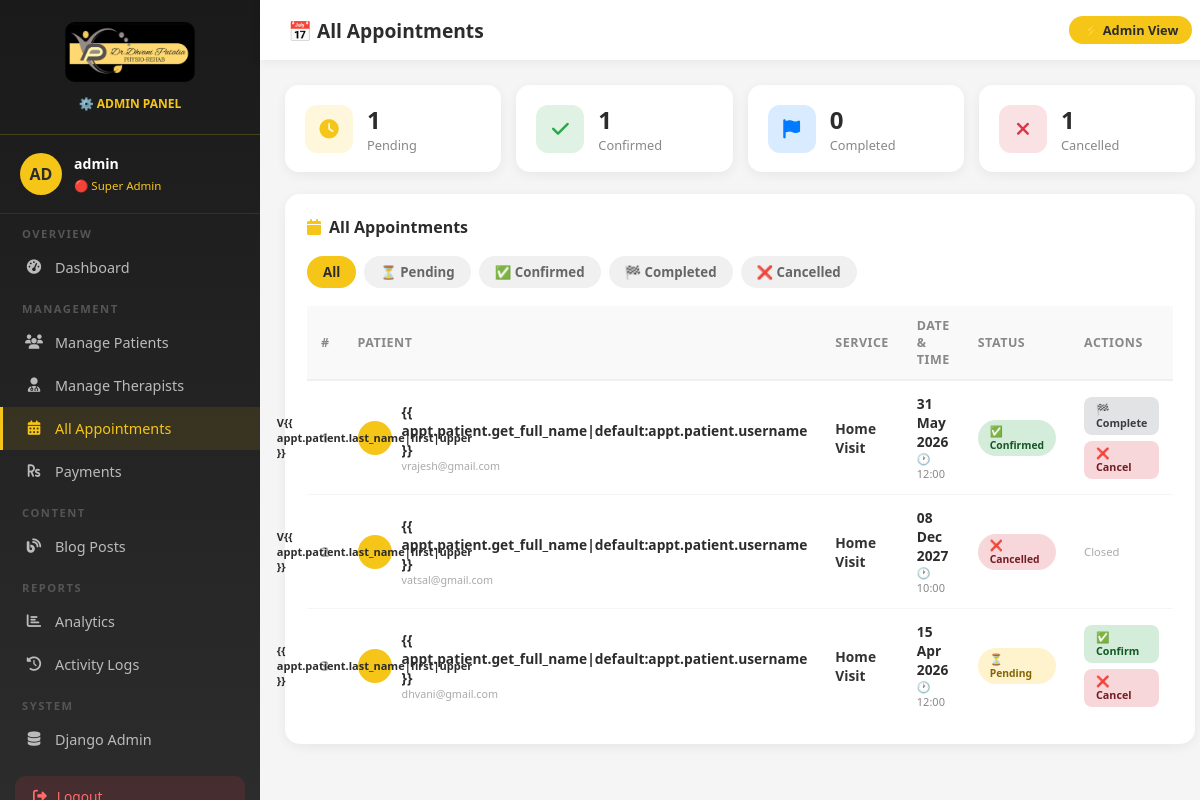
The page /admin-appointments (signed in) on the database its author committed.
### core/models.py (models this page shows, shortened)
class Appointment(models.Model):
    STATUS_CHOICES = [
        ('pending', 'Pending'),
        ('confirmed', 'Confirmed'),
        ('completed', 'Completed'),
        ('cancelled', 'Cancelled'),
    ]
    SERVICE_CHOICES = [
        ('orthopedic', 'Orthopedic Therapy'),
        ('neurological', 'Neurological Rehab'),
        ('sports', 'Sports Rehabilitation'),
        ('pediatric', 'Pediatric Therapy'),
        ('womens', "Women's Health"),
        ('home_visit', 'Home Visit'),
    ]
    TIME_CHOICES = [
        ('09:00', '9:00 AM'), ('10:00', '10:00 AM'),
        ('11:00', '11:00 AM'), ('12:00', '12:00 PM'),
        ('14:00', '2:00 PM'), ('15:00', '3:00 PM'),
        ('16:00', '4:00 PM'), ('17:00', '5:00 PM'),
    ]
    patient = models.ForeignKey(User, on_delete=models.CASCADE, related_name='appointments')
    service = models.CharField(max_length=50, choices=SERVICE_CHOICES)
    date = models.DateField()
    time = models.CharField(max_length=10, choices=TIME_CHOICES)
    notes = models.TextField(blank=True, null=True)
    status = models.CharField(max_length=20, choices=STATUS_CHOICES, default='pending')
    created_at = models.DateTimeField(auto_now_add=True)
    class Meta:
        ordering = ['-created_at']

### core/views.py (the view)
# urls.py: path('admin-appointments', views.admin_appointments, name='admin_appointments'),
@login_required(login_url='/login')
def admin_appointments(request):
    if not request.user.is_superuser:
        return redirect('/client-dashboard')
    all_appointments = Appointment.objects.all().order_by('-created_at')
    pending = all_appointments.filter(status='pending')
    confirmed = all_appointments.filter(status='confirmed')
    completed = all_appointments.filter(status='completed')
    cancelled = all_appointments.filter(status='cancelled')
    return render(request, 'admin_appointments.html', {
        'user': request.user,
        'all_appointments': all_appointments,
        'pending_count': pending.count(),
        'confirmed_count': confirmed.count(),
        'completed_count': completed.count(),
        'cancelled_count': cancelled.count(),
    })

### templates/admin_appointments.html (shortened to what this page needs)
{% load static %}
<!DOCTYPE html>
<html lang="en">
<head>
    <link href="https://cdnjs.cloudflare.com/ajax/libs/font-awesome/6.4.0/css/all.min.css" rel="stylesheet">
</head>
<body>
    <aside class="sidebar">
        <div class="sidebar-logo">
            <img src="{% static 'images/Dhvani_Patalia.jpeg' %}" alt="Logo">
            <p>⚙️ ADMIN PANEL</p>
        </div>
        <div class="sidebar-user">
            <div class="user-avatar">AD</div>
            <div class="user-info">
                <h4>{{ user.username }}</h4>
                <span>🔴 Super Admin</span>
            </div>
        </div>
        <nav>
            <div class="nav-section">Overview</div>
            <a href="/admin-dashboard" class="nav-item"><i class="fas fa-tachometer-alt"></i> Dashboard</a>
            <div class="nav-section">Management</div>
            <a href="/admin-patients" class="nav-item"><i class="fas fa-users"></i> Manage Patients</a>
            <a href="#" class="nav-item"><i class="fas fa-user-md"></i> Manage Therapists</a>
            <a href="/admin-appointments" class="nav-item active"><i class="fas fa-calendar-alt"></i> All
                Appointments</a>
            <a href="#" class="nav-item"><i class="fas fa-rupee-sign"></i> Payments</a>
            <div class="nav-section">Content</div>
            <a href="#" class="nav-item"><i class="fas fa-blog"></i> Blog Posts</a>
            <div class="nav-section">Reports</div>
            <a href="#" class="nav-item"><i class="fas fa-chart-bar"></i> Analytics</a>
            <a href="#" class="nav-item"><i class="fas fa-history"></i> Activity Logs</a>
            <div class="nav-section">System</div>
            <a href="/admin/" class="nav-item"><i class="fas fa-database"></i> Django Admin</a>
        </nav>
        <a href="/logout" class="logout-btn"><i class="fas fa-sign-out-alt"></i> Logout</a>
    </aside>
    <div class="main-content">
        <div class="topbar">
            <h1>📅 All Appointments</h1>
            <span class="topbar-badge">⚡ Admin View</span>
        </div>
        <div class="dashboard-body">
            <div class="stat-row">
                <div class="stat-card">
                    <div class="stat-icon yellow"><i class="fas fa-clock"></i></div>
                    <div class="stat-info">
                        <h3>{{ pending_count }}</h3>
                        <p>Pending</p>
                    </div>
                </div>
                <div class="stat-card">
                    <div class="stat-icon green"><i class="fas fa-check"></i></div>
                    <div class="stat-info">
                        <h3>{{ confirmed_count }}</h3>
                        <p>Confirmed</p>
                    </div>
                </div>
                <div class="stat-card">
                    <div class="stat-icon blue"><i class="fas fa-flag"></i></div>
                    <div class="stat-info">
                        <h3>{{ completed_count }}</h3>
                        <p>Completed</p>
                    </div>
                </div>
                <div class="stat-card">
                    <div class="stat-icon red"><i class="fas fa-times"></i></div>
                    <div class="stat-info">
                        <h3>{{ cancelled_count }}</h3>
                        <p>Cancelled</p>
                    </div>
                </div>
            </div>
            <div class="table-card">
                <div class="table-header">
                    <div class="table-title"><i class="fas fa-calendar"></i> All Appointments</div>
                </div>
                <div class="filter-tabs">
                    <a href="#" class="filter-tab active">All</a>
                    <a href="#" class="filter-tab">⏳ Pending</a>
                    <a href="#" class="filter-tab">✅ Confirmed</a>
                    <a href="#" class="filter-tab">🏁 Completed</a>
                    <a href="#" class="filter-tab">❌ Cancelled</a>
                </div>
                {% if all_appointments %}
                <table>
                    <thead>
                        <tr>
                            <th>#</th>
                            <th>Patient</th>
                            <th>Service</th>
                            <th>Date & Time</th>
                            <th>Status</th>
                            <th>Actions</th>
                        </tr>
                    </thead>
                    <tbody>
                        {% for appt in all_appointments %}
                        <tr>
                            <td style="color:#aaa; font-weight:600;">{{ forloop.counter }}</td>
                            <td>
                                <div class="patient-cell">
                                    <div class="mini-avatar">{{ appt.patient.first_name|first|upper }}{{
                                        appt.patient.last_name|first|upper }}</div>
                                    <div>
                                        <div class="patient-name">{{
                                            appt.patient.get_full_name|default:appt.patient.username }}</div>
                                        <div class="patient-email">{{ appt.patient.email }}</div>
                                    </div>
                                </div>
                            </td>
                            <td><strong>{{ appt.get_service_display }}</strong></td>
                            <td>
                                <div class="date-cell">
                                    <div class="date">{{ appt.date|date:"d M Y" }}</div>
                                    <div class="time">🕐 {{ appt.time }}</div>
                                </div>
                            </td>
                            <td>
                                <span class="badge badge-{{ appt.status }}">
                                    {% if appt.status == 'pending' %}⏳ Pending
                                    {% elif appt.status == 'confirmed' %}✅ Confirmed
                                    {% elif appt.status == 'completed' %}🏁 Completed
                                    {% else %}❌ Cancelled{% endif %}
                                </span>
                            </td>
                            <td>
                                <div class="action-btns">
                                    {% if appt.status == 'pending' %}
                                    <a href="/update-appointment/{{ appt.id }}/confirmed" class="btn-confirm">✅
                                        Confirm</a>
                                    <a href="/update-appointment/{{ appt.id }}/cancelled" class="btn-cancel">❌
                                        Cancel</a>
                                    {% elif appt.status == 'confirmed' %}
                                    <a href="/update-appointment/{{ appt.id }}/completed" class="btn-complete">🏁
                                        Complete</a>
                                    <a href="/update-appointment/{{ appt.id }}/cancelled" class="btn-cancel">❌
                                        Cancel</a>
                                    {% elif appt.status == 'completed' %}
                                    <span style="color:#aaa; font-size:0.82em;">✅ Done</span>
                                    {% else %}
                                    <span style="color:#aaa; font-size:0.82em;">Closed</span>
                                    {% endif %}
                                </div>
                            </td>
                        </tr>
                        {% endfor %}
                    </tbody>
                </table>
                {% else %}
                <div class="empty-state">
                    <i class="fas fa-calendar-times"></i>
                    <p>No appointments yet</p>
                </div>
                {% endif %}
            </div>
        </div>
    </div>
</body>
</html>

### rows shown on the page
Appointment: patient.first_name|first "V", patient.email "vrajesh@gmail.com", service "Home Visit", date "31 May 2026", time "12:00", status "✅ Confirmed"
Appointment: patient.first_name|first "V", patient.email "vatsal@gmail.com", service "Home Visit", date "08 Dec 2027", time "10:00", status "❌ Cancelled"
Appointment: patient.email "dhvani@gmail.com", service "Home Visit", date "15 Apr 2026", time "12:00", status "⏳ Pending"

### other values the page prints
{{ user.username }} "admin"
{{ pending_count }} "1"
{{ confirmed_count }} "1"
{{ completed_count }} "0"
{{ cancelled_count }} "1"
